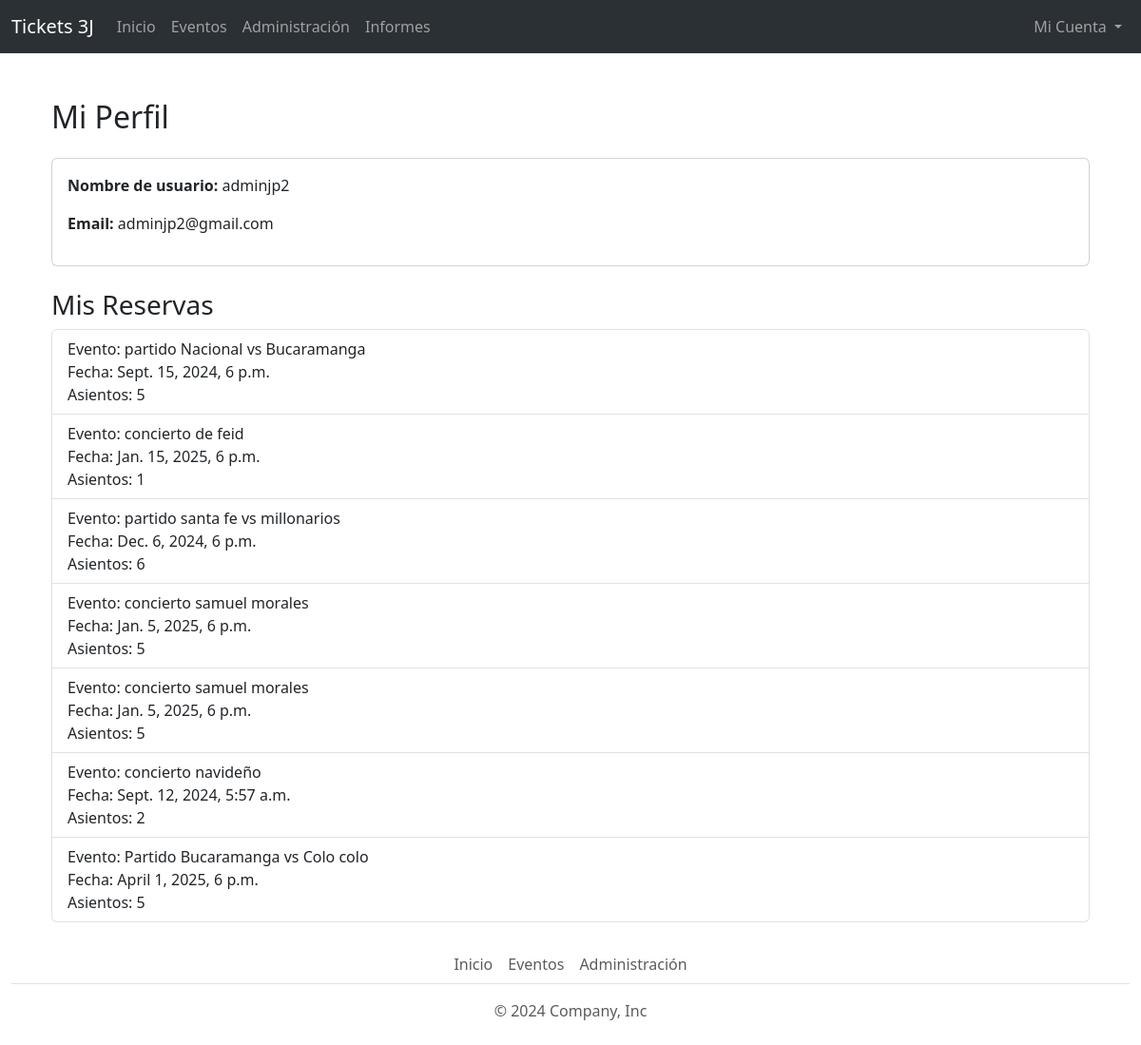
Page /perfil/ (signed in) on the committed database.
### boletas/models.py (models this page shows, shortened)
class Compra(models.Model):
    usuario = models.ForeignKey(User, on_delete=models.CASCADE)  # Usuario que compra
    evento = models.ForeignKey(Evento, on_delete=models.CASCADE)  # Evento para el cual se compra
    cantidad = models.PositiveIntegerField()  # Cantidad de boletas compradas
    fecha = models.DateTimeField(auto_now_add=True)  # Fecha en la que se realiza la compra

### eventos/models.py (models this page shows, shortened)
class Evento(models.Model):
    nombre = models.CharField(max_length=200)
    descripcion = models.TextField()
    fecha = models.DateTimeField()
    lugar = models.CharField(max_length=200)
    tipo = models.CharField(max_length=50)
    total_boletas = models.PositiveIntegerField()  # Total de boletas para el evento
    imagen = models.FileField(upload_to="eventos/", null=True, blank=True)
    activo = models.BooleanField(default=True)

### commons/views.py (the view)
# urls.py: path('perfil/', perfil_usuario, name='perfil_usuario')
@login_required
def perfil_usuario(request):
    usuario = request.user
    reservas = Compra.objects.filter(usuario=usuario)
    return render(request, 'perfil.html', {
        'usuario': usuario,
        'reservas': reservas
    })

### commons/templates/perfil.html
{% extends 'base.html' %}
{% block content %}
<div class="container mt-5">
    <h2 class="mb-4">Mi Perfil</h2>
    <div class="card mb-4">
        <div class="card-body">
            <p><strong>Nombre de usuario:</strong> {{ usuario.username }}</p>
            <p><strong>Email:</strong> {{ usuario.email }}</p>
        </div>
    </div>
    <h3>Mis Reservas</h3>
    {% if reservas %}
        <ul class="list-group">
            {% for reserva in reservas %}
                <li class="list-group-item">
                    Evento: {{ reserva.evento.nombre }} <br>
                    Fecha: {{ reserva.evento.fecha }} <br>
                    Asientos: {{ reserva.cantidad}}
                </li>
            {% endfor %}
        </ul>
    {% else %}
        <p>No tienes reservas aún.</p>
    {% endif %}
</div>
{% endblock %}

### rows in the picture
Compra: evento.nombre "partido Nacional vs Bucaramanga", evento.fecha "Sept. 15, 2024, 6 p.m.", cantidad "5"
Compra: evento.nombre "concierto de feid", evento.fecha "Jan. 15, 2025, 6 p.m.", cantidad "1"
Compra: evento.nombre "partido santa fe vs millonarios", evento.fecha "Dec. 6, 2024, 6 p.m.", cantidad "6"
Compra: evento.nombre "concierto samuel morales", evento.fecha "Jan. 5, 2025, 6 p.m.", cantidad "5"
Compra: evento.nombre "concierto samuel morales", evento.fecha "Jan. 5, 2025, 6 p.m.", cantidad "5"
Compra: evento.nombre "concierto navideño", evento.fecha "Sept. 12, 2024, 5:57 a.m.", cantidad "2"
Compra: evento.nombre "Partido Bucaramanga vs Colo colo", evento.fecha "April 1, 2025, 6 p.m.", cantidad "5"

### other values in the picture
{{ usuario.username }} "adminjp2"
{{ usuario.email }} "adminjp2@gmail.com"
